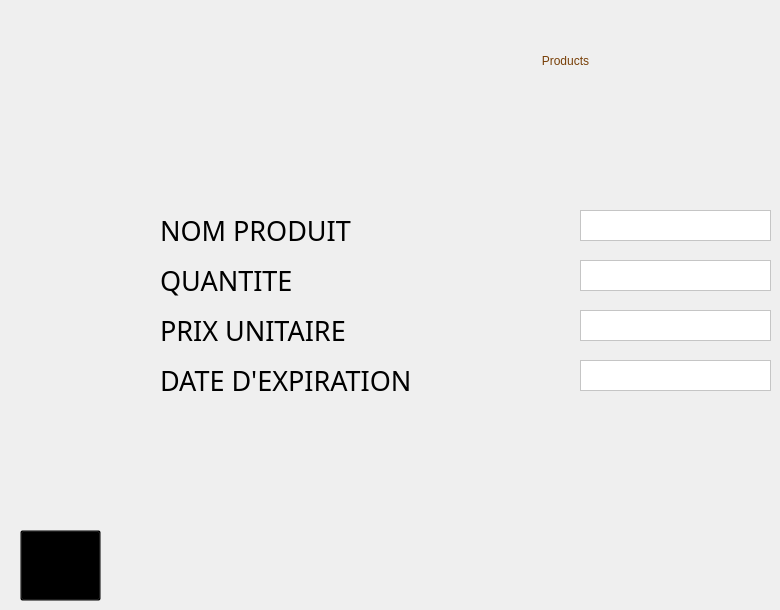
    <widget class="QWidget" name="addProd">
     <widget class="QLabel" name="label_43">
      <property name="geometry">
       <rect>
        <x>1</x>
        <y>10</y>
        <width>151</width>
        <height>91</height>
       </rect>
      </property>
      <property name="styleSheet">
       <string notr="true">image: url(:/img/img/logo.png);
background-color: rgb(0, 0, 0, 0%);</string>
      </property>
      <property name="text">
       <string/>
      </property>
     </widget>
     <widget class="QLabel" name="label_44">
      <property name="geometry">
       <rect>
        <x>380</x>
        <y>0</y>
        <width>371</width>
        <height>121</height>
       </rect>
      </property>
      <property name="styleSheet">
       <string notr="true">color: rgb(120, 63, 7);
font: 40pt &quot;Lemon&quot;;
background-color: rgb(0, 0, 0,0%);</string>
      </property>
      <property name="text">
       <string>Products</string>
      </property>
      <property name="scaledContents">
       <bool>true</bool>
      </property>
      <property name="alignment">
       <set>Qt::AlignCenter</set>
      </property>
     </widget>
     <widget class="QToolButton" name="back_13">
      <property name="geometry">
       <rect>
        <x>20</x>
        <y>530</y>
        <width>81</width>
        <height>71</height>
       </rect>
      </property>
      <property name="styleSheet">
       <string notr="true">background-color: rgb(0, 0, 0, 0%);</string>
      </property>
      <property name="text">
       <string>...</string>
      </property>
      <property name="icon">
       <iconset resource="assets.qrc">
        <normaloff>:/img/img/icons8-back-80.png</normaloff>:/img/img/icons8-back-80.png</iconset>
      </property>
      <property name="iconSize">
       <size>
        <width>60</width>
        <height>60</height>
       </size>
      </property>
     </widget>
     <widget class="QPlainTextEdit" name="plainTextEdit_5">
      <property name="geometry">
       <rect>
        <x>580</x>
        <y>360</y>
        <width>191</width>
        <height>31</height>
       </rect>
      </property>
      <property name="styleSheet">
       <string notr="true">background-color: rgb(255, 255, 255);</string>
      </property>
     </widget>
     <widget class="QPlainTextEdit" name="plainTextEdit_6">
      <property name="geometry">
       <rect>
        <x>580</x>
        <y>210</y>
        <width>191</width>
        <height>31</height>
       </rect>
      </property>
      <property name="styleSheet">
       <string notr="true">background-color: rgb(255, 255, 255);</string>
      </property>
     </widget>
     <widget class="QPlainTextEdit" name="plainTextEdit_8">
      <property name="geometry">
       <rect>
        <x>580</x>
        <y>260</y>
        <width>191</width>
        <height>31</height>
       </rect>
      </property>
      <property name="styleSheet">
       <string notr="true">background-color: rgb(255, 255, 255);</string>
      </property>
     </widget>
     <widget class="QLabel" name="label_51">
      <property name="geometry">
       <rect>
        <x>160</x>
        <y>360</y>
        <width>391</width>
        <height>41</height>
       </rect>
      </property>
      <property name="font">
       <font>
        <family>Segoe Print</family>
        <pointsize>20</pointsize>
       </font>
      </property>
      <property name="styleSheet">
       <string notr="true">background-color: rgb(255, 255, 255,0%);</string>
      </property>
      <property name="text">
       <string>DATE D'EXPIRATION</string>
      </property>
     </widget>
     <widget class="QLabel" name="label_52">
      <property name="geometry">
       <rect>
        <x>160</x>
        <y>260</y>
        <width>321</width>
        <height>41</height>
       </rect>
      </property>
      <property name="font">
       <font>
        <family>Segoe Print</family>
        <pointsize>20</pointsize>
       </font>
      </property>
      <property name="styleSheet">
       <string notr="true">background-color: rgb(255, 255, 255,0%);</string>
      </property>
      <property name="text">
       <string>QUANTITE</string>
      </property>
     </widget>
     <widget class="QLabel" name="label_53">
      <property name="geometry">
       <rect>
        <x>160</x>
        <y>210</y>
        <width>321</width>
        <height>41</height>
       </rect>
      </property>
      <property name="font">
       <font>
        <family>Segoe Print</family>
        <pointsize>20</pointsize>
       </font>
      </property>
      <property name="styleSheet">
       <string notr="true">background-color: rgb(255, 255, 255,0%);</string>
      </property>
      <property name="text">
       <string>NOM PRODUIT</string>
      </property>
     </widget>
     <widget class="QPlainTextEdit" name="plainTextEdit_7">
      <property name="geometry">
       <rect>
        <x>580</x>
        <y>310</y>
        <width>191</width>
        <height>31</height>
       </rect>
      </property>
      <property name="styleSheet">
       <string notr="true">background-color: rgb(255, 255, 255);</string>
      </property>
     </widget>
     <widget class="QLabel" name="label_54">
      <property name="geometry">
       <rect>
        <x>160</x>
        <y>310</y>
        <width>321</width>
        <height>41</height>
       </rect>
      </property>
      <property name="font">
       <font>
        <family>Segoe Print</family>
        <pointsize>20</pointsize>
       </font>
      </property>
      <property name="styleSheet">
       <string notr="true">background-color: rgb(255, 255, 255,0%);</string>
      </property>
      <property name="text">
       <string>PRIX UNITAIRE</string>
      </property>
     </widget>
    </widget>
